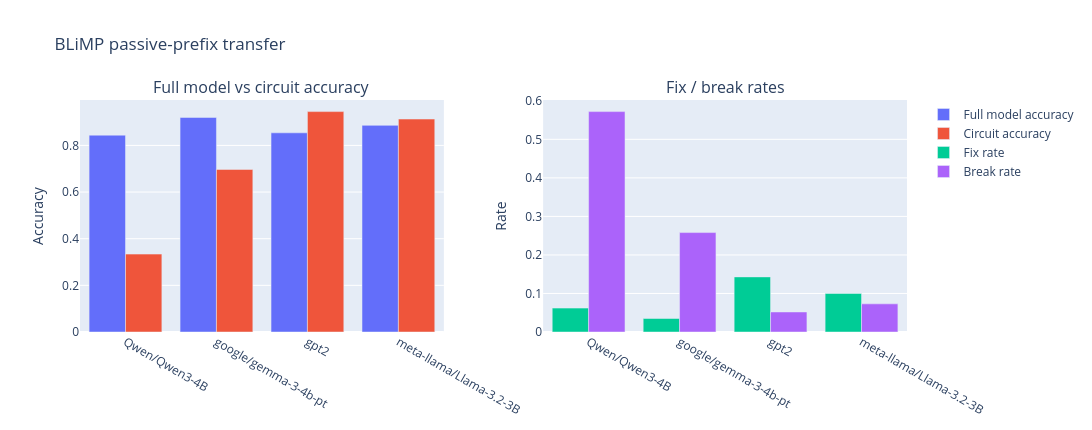

The cell this chart's notebook holds for it:
### Markdown cell above
## Circuit Transferring on BLiMP With Our Target Sets

This section reads the passive-prefix BLiMP control results and compares the frozen animacy circuits against the full model.

### Code cell
blimp_transfer = load_blimp_transfer_summary()
display(blimp_transfer.round(4))

fig = make_subplots(
    rows=1,
    cols=2,
    subplot_titles=('Full model vs circuit accuracy', 'Fix / break rates'),
    horizontal_spacing=0.12,
)

fig.add_bar(
    x=blimp_transfer['Model'],
    y=blimp_transfer['Full-model accuracy'],
    name='Full model accuracy',
    row=1,
    col=1,
)
fig.add_bar(
    x=blimp_transfer['Model'],
    y=blimp_transfer['Circuit accuracy'],
    name='Circuit accuracy',
    row=1,
    col=1,
)
fig.add_bar(
    x=blimp_transfer['Model'],
    y=blimp_transfer['Circuit fix rate'],
    name='Fix rate',
    row=1,
    col=2,
)
fig.add_bar(
    x=blimp_transfer['Model'],
    y=blimp_transfer['Circuit break rate'],
    name='Break rate',
    row=1,
    col=2,
)

fig.update_layout(barmode="group", height=430, width=1100, title_text="BLiMP passive-prefix transfer")
fig.update_yaxes(title_text="Accuracy", row=1, col=1)
fig.update_yaxes(title_text="Rate", row=1, col=2)
fig

### Figure 1 — Plotly figure (JSON) as saved in the notebook; plotly's stock layout.template omitted (floating-point values rounded to 4 significant figures)
{"data": [{"name": "Full model accuracy", "type": "bar", "x": ["Qwen/Qwen3-4B", "google/gemma-3-4b-pt", "gpt2", "meta-llama/Llama-3.2-3B"], "xaxis": "x", "y": [0.844, 0.92, 0.854, 0.886], "yaxis": "y"}, {"name": "Circuit accuracy", "type": "bar", "x": ["Qwen/Qwen3-4B", "google/gemma-3-4b-pt", "gpt2", "meta-llama/Llama-3.2-3B"], "xaxis": "x", "y": [0.334, 0.697, 0.945, 0.913], "yaxis": "y"}, {"name": "Fix rate", "type": "bar", "x": ["Qwen/Qwen3-4B", "google/gemma-3-4b-pt", "gpt2", "meta-llama/Llama-3.2-3B"], "xaxis": "x2", "y": [0.062, 0.035, 0.143, 0.1], "yaxis": "y2"}, {"name": "Break rate", "type": "bar", "x": ["Qwen/Qwen3-4B", "google/gemma-3-4b-pt", "gpt2", "meta-llama/Llama-3.2-3B"], "xaxis": "x2", "y": [0.572, 0.258, 0.052, 0.073], "yaxis": "y2"}], "layout": {"annotations": [{"font": {"size": 16}, "showarrow": false, "text": "Full model vs circuit accuracy", "x": 0.22, "xanchor": "center", "xref": "paper", "y": 1, "yanchor": "bottom", "yref": "paper"}, {"font": {"size": 16}, "showarrow": false, "text": "Fix / break rates", "x": 0.78, "xanchor": "center", "xref": "paper", "y": 1, "yanchor": "bottom", "yref": "paper"}], "barmode": "group", "height": 430, "title": {"text": "BLiMP passive-prefix transfer"}, "width": 1100, "xaxis": {"anchor": "y", "domain": [0, 0.44]}, "xaxis2": {"anchor": "y2", "domain": [0.56, 1]}, "yaxis": {"anchor": "x", "domain": [0, 1], "title": {"text": "Accuracy"}}, "yaxis2": {"anchor": "x2", "domain": [0, 1], "title": {"text": "Rate"}}}}
